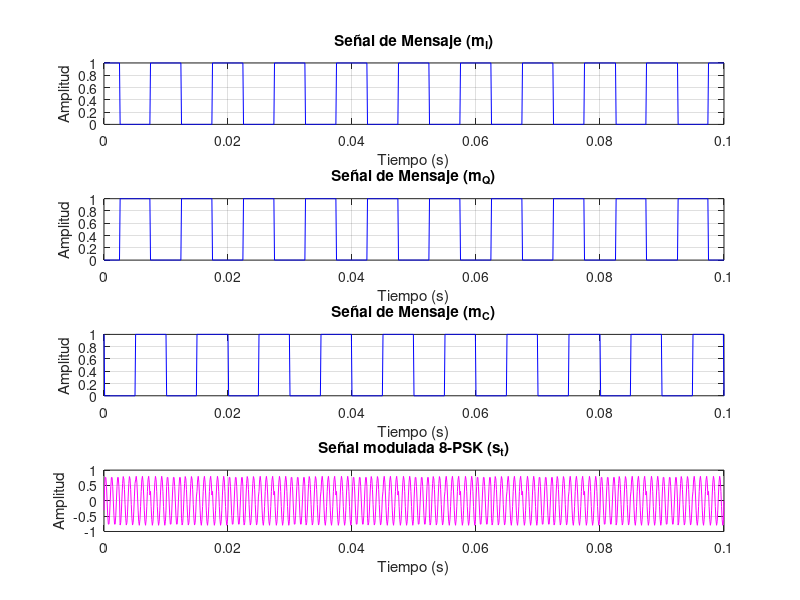
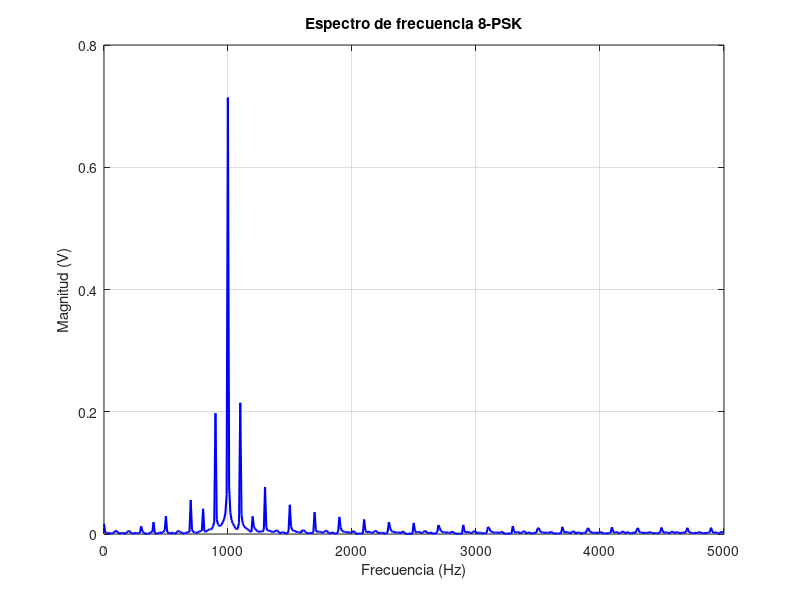

These charts were generated, in order, by the following MATLAB code:
clear
clc
close all hidden
format short

% Parámetros
fs = 10000; % Frecuencia de muestreo
t = 0:1/fs:0.1; % Vector de tiempo

% Señales de mensaje (I, Q y C)
Am = 1;
fm = 50;
m_I = Am .* (round(cos(2*pi*fm*t).^2));
m_Q = Am .* (round(sin(2*pi*fm*t).^2));
m_C = Am .* (round(cos(2*pi*fm*t+pi/4).^2));

% Señales portadoras
fc = 1000;
Ac = 0.8;
c = Ac .* cos(2*pi*fc*t - pi/8);

% Modulación 8-PSK
s_t = t;
for i=1:length(t)
    mBin = [num2str(m_I(i)) num2str(m_Q(i)) num2str(m_C(i))];
    m = bin2dec(mBin);
    s_t(i) = Ac .* cos(2*pi*fc*t(i) - m.*pi/8);
end

% Visualización en el dominio del tiempo
figure('Name', 'Modulación 8-PSK en el dominio del tiempo')
subplot(4, 1, 1);
plot(t, m_I, 'b');
title('Señal de Mensaje (m_I)');
xlabel('Tiempo (s)');
ylabel('Amplitud');
grid on;
subplot(4, 1, 2);
plot(t, m_Q, 'b');
title('Señal de Mensaje (m_Q)');
xlabel('Tiempo (s)');
ylabel('Amplitud');
grid on;
subplot(4, 1, 3);
plot(t, m_C, 'b');
title('Señal de Mensaje (m_C)');
xlabel('Tiempo (s)');
ylabel('Amplitud');
grid on;

subplot(4, 1, 4);
plot(t, s_t, 'm');
title('Señal modulada 8-PSK (s_t)');
xlabel('Tiempo (s)');
ylabel('Amplitud');
grid on;

% Espectro de frecuencia
N = length(s_t);      % Número de muestras
Y = fft(s_t) / N;     % Transformada de Fourier
f = fs * (0:(N/2)) / N;   % Eje de frecuencias

figure('Name', 'Espectro de frecuencia 8-PSK')
plot(f, 2 * abs(Y(1:N/2+1)), 'b', 'linewidth', 1.5);
title('Espectro de frecuencia 8-PSK');
xlabel('Frecuencia (Hz)');
ylabel('Magnitud (V)');
grid on;